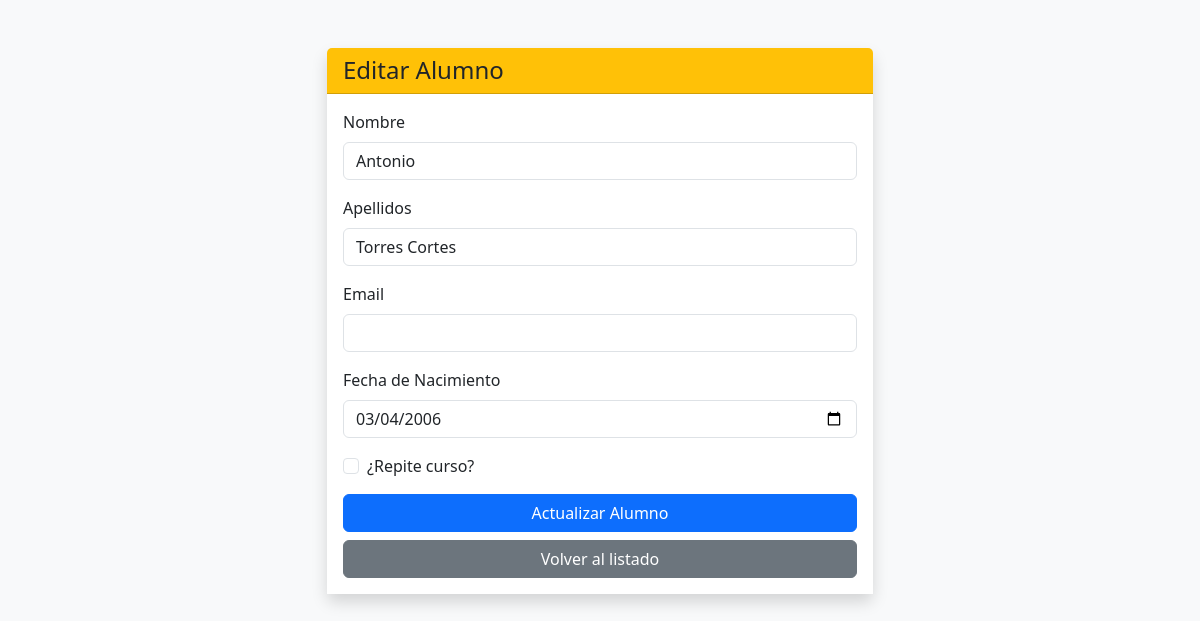
/index.php?action=edit&id=8 (signed in), run on the app's committed database.
### tables this page shows
CREATE TABLE `alumnos` (
  `numAlumno` int(11) NOT NULL,
  `nombre` varchar(50) NOT NULL,
  `apellidos` varchar(50) NOT NULL,
  `email` varchar(50) NOT NULL,
  `fechaNacimiento` datetime NOT NULL,
  `repite` tinyint(1) NOT NULL
);

### config/Database.php (called while the page is built, shortened)
<?php
class Database
{
    private $host = "localhost";
    private $db_name = "login-php-gambero";
    private $username = "root";
    private $password = "";
    public function getConnection()
    {
        $this->conn = null;
        try {
            $this->conn = new PDO("mysql:host=" . $this->host . ";dbname=" . $this->db_name, $this->username, $this->password);
            $this->conn->setAttribute(PDO::ATTR_ERRMODE, PDO::ERRMODE_EXCEPTION);
        } catch (PDOException $exception) {
            echo "Error de conexión a la base de datos: " . $exception->getMessage();
        }
        return $this->conn;
    }
}

### models/Alumno.php (called while the page is built, shortened)
<?php
class Alumno
{
    private $conn;
    private $table_name = "alumnos";
    public $numAlumno;
    public function __construct($db)
    {
        $this->conn = $db;
    }
    public function readOne()
    {
        $query = "SELECT * FROM " . $this->table_name . " WHERE numAlumno = ? LIMIT 0,1";
        $stmt = $this->conn->prepare($query);
        $stmt->bindParam(1, $this->numAlumno);
        $stmt->execute();
        $row = $stmt->fetch(PDO::FETCH_ASSOC);
        if ($row) {
            $this->nombre = $row['nombre'];
            $this->apellidos = $row['apellidos'];
            $this->email = $row['email'];
            $this->fechaNacimiento = $row['fechaNacimiento'];
            $this->repite = $row['repite'];
        }
    }
}

### views/editar.php (the view, shortened to what this page needs)
<!DOCTYPE html>
<html lang="es">
<head>
    <link href="https://cdn.jsdelivr.net/npm/bootstrap@5.3.0/dist/css/bootstrap.min.css" rel="stylesheet">
</head>
<body class="bg-light">
    <div class="container mt-5">
        <div class="row justify-content-center">
            <div class="col-md-6">
                <div class="card shadow border-0">
                    <div class="card-header bg-warning text-dark">
                        <h4 class="mb-0">Editar Alumno</h4>
                    </div>
                    <div class="card-body bg-white">
                        <form method="POST" action="index.php?action=edit&id=<?php echo $alumno_data->numAlumno; ?>">
                            <div class="mb-3">
                                <label for="nombre" class="form-label">Nombre</label>
                                <input type="text" class="form-control" name="nombre" id="nombre" value="<?php echo htmlspecialchars($alumno_data->nombre); ?>" required>
                            </div>
                            <div class="mb-3">
                                <label for="apellidos" class="form-label">Apellidos</label>
                                <input type="text" class="form-control" name="apellidos" id="apellidos" value="<?php echo htmlspecialchars($alumno_data->apellidos); ?>" required>
                            </div>
                            <div class="mb-3">
                                <label for="email" class="form-label">Email</label>
                                <input type="text" class="form-control" name="email" id="email" required>
                            </div>
                            <div class="mb-3">
                                <label for="fechaNacimiento" class="form-label">Fecha de Nacimiento</label>
                                <input type="date" class="form-control" name="fechaNacimiento" id="fechaNacimiento"
                                    value="<?php echo date('Y-m-d', strtotime($alumno_data->fechaNacimiento)); ?>" required>
                            </div>
                            <div class="mb-3 form-check">
                                <input type="checkbox" class="form-check-input" name="repite" id="repite" <?php echo $alumno_data->repite ? 'checked' : ''; ?>>
                                <label class="form-check-label" for="repite">¿Repite curso?</label>
                            </div>
                            <div class="d-grid gap-2">
                                <button type="submit" name="update" class="btn btn-primary">Actualizar Alumno</button>
                                <a href="index.php?action=index" class="btn btn-secondary">Volver al listado</a>
                            </div>
                        </form>
                    </div>
                </div>
            </div>
        </div>
    </div>
</body>
</html>

### data on the page
alumnos: nombre "Antonio", apellidos "Torres Cortes", fechaNacimiento "03/04/2006"
